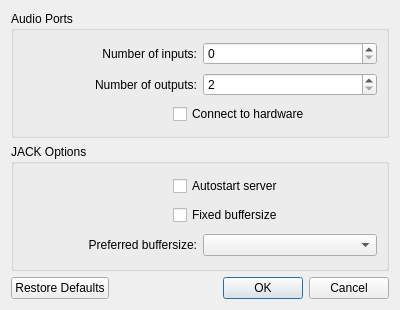
<?xml version="1.0" encoding="UTF-8"?>
<ui version="4.0">
 <class>PipeASIOSettings</class>
 <widget class="QDialog" name="PipeASIOSettings">
  <property name="geometry">
   <rect>
    <x>0</x>
    <y>0</y>
    <width>400</width>
    <height>310</height>
   </rect>
  </property>
  <property name="windowTitle">
   <string>PipeASIO Settings</string>
  </property>
  <layout class="QVBoxLayout" name="verticalLayout">
   <item>
    <widget class="QGroupBox" name="group_ports">
     <property name="title">
      <string>Audio Ports</string>
     </property>
     <layout class="QVBoxLayout" name="verticalLayout_22">
      <item>
       <layout class="QHBoxLayout" name="layout_ports_in">
        <item>
         <widget class="QLabel" name="label_ports_in">
          <property name="toolTip">
           <string>Number of audio ports that PipeASIO will try to open.
Default is 16</string>
          </property>
          <property name="text">
           <string>Number of inputs:</string>
          </property>
          <property name="alignment">
           <set>Qt::AlignRight|Qt::AlignTrailing|Qt::AlignVCenter</set>
          </property>
         </widget>
        </item>
        <item>
         <widget class="QSpinBox" name="sb_ports_in">
          <property name="toolTip">
           <string>Number of audio ports that PipeASIO will try to open.
Default is 16</string>
          </property>
          <property name="maximum">
           <number>128</number>
          </property>
          <property name="singleStep">
           <number>2</number>
          </property>
         </widget>
        </item>
       </layout>
      </item>
      <item>
       <layout class="QHBoxLayout" name="layout_ports_out">
        <item>
         <widget class="QLabel" name="label_ports_out">
          <property name="toolTip">
           <string>Number of audio ports that PipeASIO will try to open.
Default is 16</string>
          </property>
          <property name="text">
           <string>Number of outputs:</string>
          </property>
          <property name="alignment">
           <set>Qt::AlignRight|Qt::AlignTrailing|Qt::AlignVCenter</set>
          </property>
         </widget>
        </item>
        <item>
         <widget class="QSpinBox" name="sb_ports_out">
          <property name="toolTip">
           <string>Number of audio ports that PipeASIO will try to open.
Default is 16</string>
          </property>
          <property name="minimum">
           <number>2</number>
          </property>
          <property name="maximum">
           <number>128</number>
          </property>
          <property name="singleStep">
           <number>2</number>
          </property>
         </widget>
        </item>
       </layout>
      </item>
      <item>
       <layout class="QHBoxLayout" name="layout_ports_connect_hw">
        <item>
         <spacer name="spacer_ports_connect_hw">
          <property name="orientation">
           <enum>Qt::Horizontal</enum>
          </property>
          <property name="sizeType">
           <enum>QSizePolicy::Fixed</enum>
          </property>
          <property name="sizeHint" stdset="0">
           <size>
            <width>150</width>
            <height>20</height>
           </size>
          </property>
         </spacer>
        </item>
        <item>
         <widget class="QCheckBox" name="cb_ports_connect_hw">
          <property name="toolTip">
           <string>Try to connect the asio channels to the
physical I/O ports on your hardware.
Default is on</string>
          </property>
          <property name="text">
           <string>Connect to hardware</string>
          </property>
         </widget>
        </item>
       </layout>
      </item>
     </layout>
    </widget>
   </item>
   <item>
    <widget class="QGroupBox" name="group_jack">
     <property name="title">
      <string>JACK Options</string>
     </property>
     <layout class="QVBoxLayout" name="verticalLayout_23">
      <item>
       <layout class="QHBoxLayout" name="layout_jack_autostart">
        <item>
         <spacer name="spacer_jack_autostart">
          <property name="orientation">
           <enum>Qt::Horizontal</enum>
          </property>
          <property name="sizeType">
           <enum>QSizePolicy::Fixed</enum>
          </property>
          <property name="sizeHint" stdset="0">
           <size>
            <width>150</width>
            <height>20</height>
           </size>
          </property>
         </spacer>
        </item>
        <item>
         <widget class="QCheckBox" name="cb_jack_autostart">
          <property name="toolTip">
           <string>Honored as a no-op under PipeWire (the daemon is always running).
Default is off</string>
          </property>
          <property name="text">
           <string>Autostart server</string>
          </property>
         </widget>
        </item>
       </layout>
      </item>
      <item>
       <layout class="QHBoxLayout" name="layout_jack_fixed_bsize">
        <item>
         <spacer name="spacer_jack_fixed_bsize">
          <property name="orientation">
           <enum>Qt::Horizontal</enum>
          </property>
          <property name="sizeType">
           <enum>QSizePolicy::Fixed</enum>
          </property>
          <property name="sizeHint" stdset="0">
           <size>
            <width>150</width>
            <height>20</height>
           </size>
          </property>
         </spacer>
        </item>
        <item>
         <widget class="QCheckBox" name="cb_jack_fixed_bsize">
          <property name="toolTip">
           <string>When on: ASIO applications will respect the current JACK buffer size
When off: ASIO applications can change the JACK buffer size
Default is on</string>
          </property>
          <property name="text">
           <string>Fixed buffersize</string>
          </property>
         </widget>
        </item>
       </layout>
      </item>
      <item>
       <layout class="QHBoxLayout" name="layout_jack_buffer_size">
        <item>
         <widget class="QLabel" name="label_jack_buffer_size">
          <property name="text">
           <string>Preferred buffersize:</string>
          </property>
          <property name="alignment">
           <set>Qt::AlignRight|Qt::AlignTrailing|Qt::AlignVCenter</set>
          </property>
         </widget>
        </item>
        <item>
         <widget class="QComboBox" name="cb_jack_buffer_size"/>
        </item>
       </layout>
      </item>
     </layout>
    </widget>
   </item>
   <item>
    <widget class="QDialogButtonBox" name="buttonBox">
     <property name="orientation">
      <enum>Qt::Horizontal</enum>
     </property>
     <property name="standardButtons">
      <set>QDialogButtonBox::Cancel|QDialogButtonBox::Ok|QDialogButtonBox::RestoreDefaults</set>
     </property>
    </widget>
   </item>
  </layout>
 </widget>
 <resources/>
 <connections>
  <connection>
   <sender>buttonBox</sender>
   <signal>accepted()</signal>
   <receiver>PipeASIOSettings</receiver>
   <slot>accept()</slot>
   <hints>
    <hint type="sourcelabel">
     <x>248</x>
     <y>254</y>
    </hint>
    <hint type="destinationlabel">
     <x>157</x>
     <y>274</y>
    </hint>
   </hints>
  </connection>
  <connection>
   <sender>buttonBox</sender>
   <signal>rejected()</signal>
   <receiver>PipeASIOSettings</receiver>
   <slot>reject()</slot>
   <hints>
    <hint type="sourcelabel">
     <x>316</x>
     <y>260</y>
    </hint>
    <hint type="destinationlabel">
     <x>286</x>
     <y>274</y>
    </hint>
   </hints>
  </connection>
 </connections>
</ui>
